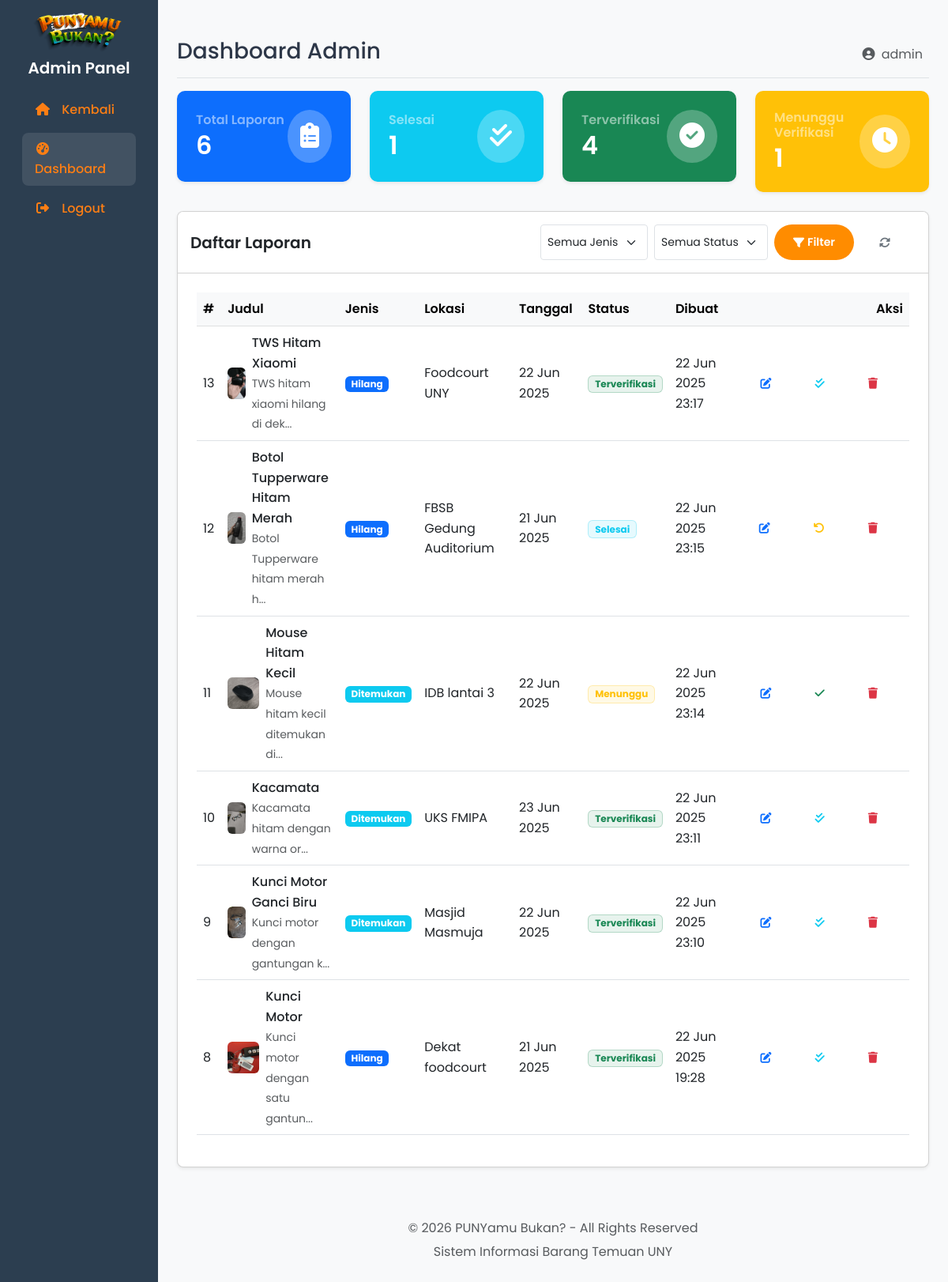
Page /admin/dashboard.php (signed in) on the committed database.
### tables this page shows
CREATE TABLE `reports` (
  `report_id` int(11) NOT NULL,
  `title` varchar(255) NOT NULL,
  `description` text NOT NULL,
  `type` enum('lost','found') NOT NULL,
  `location` varchar(255) NOT NULL,
  `date_reported` date NOT NULL,
  `created_at` datetime DEFAULT NULL,
  `time_reported` time NOT NULL,
  `contact_info` varchar(255) NOT NULL,
  `image` varchar(255) DEFAULT NULL,
  `status` enum('pending','verified','selesai') DEFAULT 'pending'
);

### admin/dashboard.php (the view, shortened to what this page needs)
<?php
require_once '../db.php';
require_once __DIR__ . '/includes/header.php';
$jenis = isset($_GET['jenis']) ? $_GET['jenis'] : '';
$status = isset($_GET['status']) ? $_GET['status'] : '';
$query = "SELECT * FROM reports WHERE 1=1";
$params = [];
$query .= " ORDER BY created_at DESC";
$stmt = $pdo->prepare($query);
$stmt->execute($params);
$reports = $stmt->fetchAll(PDO::FETCH_ASSOC);
$total_query = "SELECT COUNT(*) as total FROM reports WHERE 1=1";
$verified_query = "SELECT COUNT(*) as total FROM reports WHERE status = 'verified'";
$pending_query = "SELECT COUNT(*) as total FROM reports WHERE status = 'pending'";
$completed_query = "SELECT COUNT(*) as total FROM reports WHERE status = 'selesai'";
$stmt = $pdo->prepare($total_query);
if (!empty($jenis) && $jenis !== 'semua') {
    $stmt->execute([$jenis]);
} else {
    $stmt->execute();
}
$total_reports = $stmt->fetch(PDO::FETCH_ASSOC)['total'];
$stmt = $pdo->prepare($verified_query);
if (!empty($jenis) && $jenis !== 'semua') {
    $stmt->execute([$jenis]);
} else {
    $stmt->execute();
}
$verified_reports = $stmt->fetch(PDO::FETCH_ASSOC)['total'];
$stmt = $pdo->prepare($pending_query);
if (!empty($jenis) && $jenis !== 'semua') {
    $stmt->execute([$jenis]);
} else {
    $stmt->execute();
}
$pending_reports = $stmt->fetch(PDO::FETCH_ASSOC)['total'];
$stmt = $pdo->prepare($completed_query);
if (!empty($jenis) && $jenis !== 'semua') {
    $stmt->execute([$jenis]);
} else {
    $stmt->execute();
}
$completed_reports = $stmt->fetch(PDO::FETCH_ASSOC)['total'];
?>
<div class="row g-4 mb-4">
    <div class="col-md-3">
        <div class="card card-dashboard bg-primary text-white">
            <div class="card-body">
                <div class="d-flex justify-content-between align-items-center">
                    <div>
                        <h6 class="text-white-50 mb-1">Total Laporan</h6>
                        <h2 class="mb-0"><?= number_format($total_reports) ?></h2>
                    </div>
                    <div class="bg-white bg-opacity-25 p-3 rounded-circle">
                        <i class="fas fa-clipboard-list fa-2x"></i>
                    </div>
                </div>
            </div>
        </div>
    </div>
    <div class="col-md-3">
        <div class="card card-dashboard bg-info text-white">
            <div class="card-body">
                <div class="d-flex justify-content-between align-items-center">
                    <div>
                        <h6 class="text-white-50 mb-1">Selesai</h6>
                        <h2 class="mb-0"><?= number_format($completed_reports) ?></h2>
                    </div>
                    <div class="bg-white bg-opacity-25 p-3 rounded-circle">
                        <i class="fas fa-check-double fa-2x"></i>
                    </div>
                </div>
            </div>
        </div>
    </div>
    <div class="col-md-3">
        <div class="card card-dashboard bg-success text-white">
            <div class="card-body">
                <div class="d-flex justify-content-between align-items-center">
                    <div>
                        <h6 class="text-white-50 mb-1">Terverifikasi</h6>
                        <h2 class="mb-0"><?= number_format($verified_reports) ?></h2>
                    </div>
                    <div class="bg-white bg-opacity-25 p-3 rounded-circle">
                        <i class="fas fa-check-circle fa-2x"></i>
                    </div>
                </div>
            </div>
        </div>
    </div>
    <div class="col-md-3">
        <div class="card card-dashboard bg-warning text-white">
            <div class="card-body">
                <div class="d-flex justify-content-between align-items-center">
                    <div>
                        <h6 class="text-white-50 mb-1">Menunggu Verifikasi</h6>
                        <h2 class="mb-0"><?= number_format($pending_reports) ?></h2>
                    </div>
                    <div class="bg-white bg-opacity-25 p-3 rounded-circle">
                        <i class="fas fa-clock fa-2x"></i>
                    </div>
                </div>
            </div>
        </div>
    </div>
</div>
<div class="card shadow-sm">
    <div class="card-header bg-white py-3 d-flex justify-content-between align-items-center">
        <h5 class="mb-0">Daftar Laporan</h5>
        <div>
            <form action="" method="get" class="d-inline-flex gap-2">
                <select name="jenis" class="form-select form-select-sm" style="width: auto;">
                    <option value="semua" <?= (empty($jenis) || $jenis === 'semua') ? 'selected' : '' ?>>Semua Jenis</option>
                </select>
                <select name="status" class="form-select form-select-sm" style="width: auto;">
                    <option value="semua" <?= (empty($status) || $status === 'semua') ? 'selected' : '' ?>>Semua Status</option>
                </select>
                <button type="submit" class="btn btn-primary btn-sm">
                    <i class="fas fa-filter me-1"></i> Filter
                </button>
                <a href="dashboard.php" class="btn btn-outline-secondary btn-sm">
                    <i class="fas fa-sync-alt"></i>
                </a>
            </form>
        </div>
    </div>
    <div class="card-body">
        <div class="table-responsive">
            <table class="table table-hover align-middle">
                <thead class="table-light">
                    <tr>
                        <th>#</th>
                        <th>Judul</th>
                        <th>Jenis</th>
                        <th>Lokasi</th>
                        <th>Tanggal</th>
                        <th>Status</th>
                        <th>Dibuat</th>
                        <th class="text-end">Aksi</th>
                    </tr>
                </thead>
                <tbody>
                    <?php if (empty($reports)): ?>
                        <tr>
                            <td colspan="8" class="text-center py-4">
                                <div class="text-muted">Belum ada laporan</div>
                            </td>
                        </tr>
                    <?php else: ?>
                        <?php foreach ($reports as $report): ?>
                        <tr>
                            <td><?= $report['report_id'] ?></td>
                            <td>
                                <div class="d-flex align-items-center">
                                    <?php if ($report['image']): ?>
                                        <img src="../uploads/<?= htmlspecialchars($report['image']) ?>" alt="" class="rounded me-2" style="width: 40px; height: 40px; object-fit: cover;">
                                    <?php endif; ?>
                                    <div>
                                        <div class="fw-medium"><?= htmlspecialchars($report['title']) ?></div>
                                        <small class="text-muted"><?= substr(htmlspecialchars($report['description']), 0, 30) ?>...</small>
                                    </div>
                                </div>
                            </td>
                            <td>
                                <span class="badge bg-<?= $report['type'] == 'found' ? 'info' : 'primary' ?>">
                                    <?= $report['type'] == 'found' ? 'Ditemukan' : 'Hilang' ?>
                                </span>
                            </td>
                            <td><?= htmlspecialchars($report['location']) ?></td>
                            <td><?= date('d M Y', strtotime($report['date_reported'])) ?></td>
                            <td>
                                <?php if ($report['status'] === 'verified'): ?>
                                    <span class="badge bg-success bg-opacity-10 text-success border border-success border-opacity-25">
                                        Terverifikasi
                                    </span>
                                <?php elseif ($report['status'] === 'selesai'): ?>
                                    <span class="badge bg-info bg-opacity-10 text-info border border-info border-opacity-25">
                                        Selesai
                                    </span>
                                <?php else: ?>
                                    <span class="badge bg-warning bg-opacity-10 text-warning border border-warning border-opacity-25">
                                        Menunggu
                                    </span>
                                <?php endif; ?>
                            </td>
                            <td><?= date('d M Y H:i', strtotime($report['created_at'])) ?></td>
                            <td class="text-end">
                                <div class="btn-group" role="group">
                                    <button class="btn btn-sm btn-outline-primary" data-bs-toggle="modal" data-bs-target="#editModal<?= $report['report_id'] ?>" title="Edit">
                                        <i class="fas fa-edit"></i>
                                    </button>
                                    <?php if ($report['status'] === 'pending'): ?>
                                        <a href="?verify=<?= $report['report_id'] ?>" class="btn btn-sm btn-outline-success" title="Verifikasi">
                                            <i class="fas fa-check"></i>
                                        </a>
                                    <?php endif; ?>
                                    <?php if ($report['status'] === 'verified' || $report['status'] === 'selesai'): ?>
                                        <a href="?complete=<?= $report['report_id'] ?>" class="btn btn-sm btn-outline-<?= $report['status'] === 'selesai' ? 'warning' : 'info' ?>"
                                           title="<?= $report['status'] === 'selesai' ? 'Kembalikan ke Terverifikasi' : 'Tandai Selesai' ?>">
                                            <i class="fas <?= $report['status'] === 'selesai' ? 'fa-undo' : 'fa-check-double' ?>"></i>
                                        </a>
                                    <?php endif; ?>
                                    <a href="?delete=<?= $report['report_id'] ?>" class="btn btn-sm btn-outline-danger"
                                       onclick="return confirm('Apakah Anda yakin ingin menghapus laporan ini?')" title="Hapus">
                                        <i class="fas fa-trash"></i>
                                    </a>
                                </div>
                            </td>
                        </tr>
                        <?php endforeach; ?>
                    <?php endif; ?>
                </tbody>
            </table>
        </div>
    </div>
</div>
<?php
include 'includes/footer.php';
?>

### assets/css/style.css (style rules this page uses)
:root { --primary-color: #FF8C00; --primary-hover: #e07d00; --secondary-color: #2E8B57; --accent-color: #FFA500; --dark-color: #2D3748; --light-color: #F7FAFC; --gray-color: #718096; --light-gray: #E2E8F0; --white: #FFFFFF; --shadow-sm: 0 1px 3px rgba(0, 0, 0, 0.1); --shadow-md: 0 4px 6px rgba(0, 0, 0, 0.1); --shadow-lg: 0 10px 15px rgba(0, 0, 0, 0.1); --border-radius: 8px; --transition: all 0.3s ease; }
body { font-family: 'Segoe UI', Tahoma, Geneva, Verdana, sans-serif; line-height: 1.6; color: var(--dark-color); background-color: #f8f9fa; margin: 0; padding: 0; }
a { color: var(--primary-color); text-decoration: none; transition: var(--transition); }
h1, h2, h3, h4, h5, h6 { margin-top: 0; margin-bottom: 1rem; font-weight: 600; line-height: 1.2; }
.card { display: flex; flex-direction: column; background: white; border-radius: var(--border-radius); box-shadow: var(--shadow-sm); overflow: hidden; transition: var(--transition); }
.card-body { flex: 1; display: flex; flex-direction: column; padding: 1.5rem; }
img { max-width: 100%; height: auto; }
.btn { display: inline-flex; align-items: center; justify-content: center; padding: 0.75rem 1.5rem; border-radius: 50px; font-weight: 600; text-align: center; cursor: pointer; transition: var(--transition); border: none; text-decoration: none; }
.btn i { margin-right: 0.5rem; }
.btn-primary { background-color: var(--primary-color); color: white; }

### admin/includes/header.php (style rules this page uses)
body { font-family: 'Poppins', sans-serif; background-color: #f8f9fa; }
.card-dashboard { border: none; border-radius: 10px; box-shadow: 0 0.125rem 0.25rem rgba(0, 0, 0, 0.075); transition: transform 0.2s; }
.table th { font-weight: 600; }

### rows in the picture
reports: report_id "13", image (picture), title "TWS Hitam Xiaomi", description "TWS hitam xiaomi hilang di dek", type "Hilang", location "Foodcourt UNY", date_reported "22 Jun 2025", status "Terverifikasi", created_at "22 Jun 2025 23:17"
reports: report_id "12", image (picture), title "Botol Tupperware Hitam Merah", description "Botol Tupperware hitam merah h", type "Hilang", location "FBSB Gedung Auditorium", date_reported "21 Jun 2025", status "Selesai", created_at "22 Jun 2025 23:15"
reports: report_id "11", image (picture), title "Mouse Hitam Kecil", description "Mouse hitam kecil ditemukan di", type "Ditemukan", location "IDB lantai 3", date_reported "22 Jun 2025", status "Menunggu", created_at "22 Jun 2025 23:14"
reports: report_id "10", image (picture), title "Kacamata", description "Kacamata hitam dengan warna or", type "Ditemukan", location "UKS FMIPA", date_reported "23 Jun 2025", status "Terverifikasi", created_at "22 Jun 2025 23:11"
reports: report_id "9", image (picture), title "Kunci Motor Ganci Biru", description "Kunci motor dengan gantungan k", type "Ditemukan", location "Masjid Masmuja", date_reported "22 Jun 2025", status "Terverifikasi", created_at "22 Jun 2025 23:10"
reports: report_id "8", image (picture), title "Kunci Motor", description "Kunci motor dengan satu gantun", type "Hilang", location "Dekat foodcourt", date_reported "21 Jun 2025", status "Terverifikasi", created_at "22 Jun 2025 19:28"

### other values in the picture
$page_title "Dashboard Admin"
$username "admin"
$total_reports "6"
$completed_reports "1"
$verified_reports "4"
$pending_reports "1"
